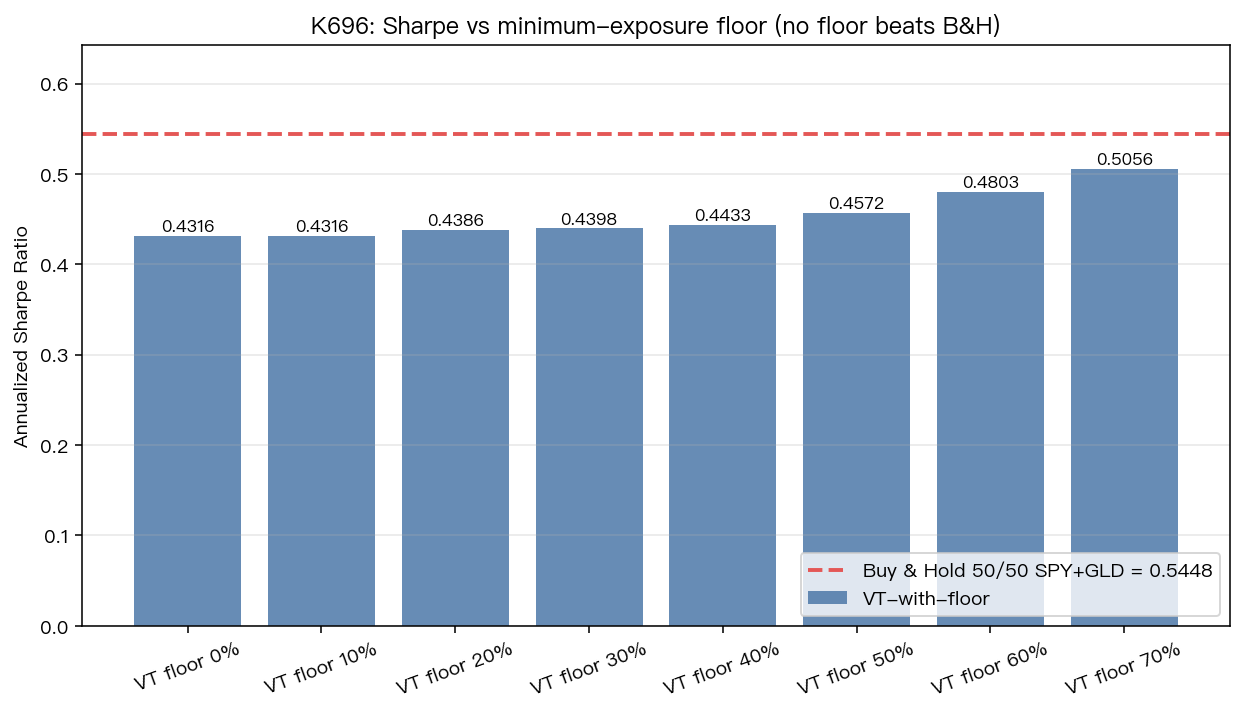

Recreate this plot in Python.
"""Generate K696 article PNGs from k696_results.json."""
import json
from pathlib import Path
import matplotlib.pyplot as plt
import matplotlib
matplotlib.rcParams['axes.unicode_minus'] = False

ROOT = Path(__file__).resolve().parent
results = json.loads((ROOT / "k696_results.json").read_text())

sweep = results["floor_sweep_results"]
floors = [0, 10, 20, 30, 40, 50, 60, 70]
sharpe_vals = [sweep[f"floor_{f}"]["sharpe"] for f in floors]
bh_sharpe = sweep["bh_5050"]["sharpe"]
cagr_vals = [sweep[f"floor_{f}"]["cagr"] * 100 for f in floors]
bh_cagr = sweep["bh_5050"]["cagr"] * 100
mdd_vals = [sweep[f"floor_{f}"]["mdd"] * 100 for f in floors]
bh_mdd = sweep["bh_5050"]["mdd"] * 100

# Figure 1: Sharpe by floor with B&H reference line
fig, ax = plt.subplots(figsize=(9, 5.2))
labels = [f"VT floor {f}%" for f in floors]
bars = ax.bar(labels, sharpe_vals, color="#4C78A8", alpha=0.85, label="VT-with-floor")
ax.axhline(bh_sharpe, color="#E45756", linestyle="--", linewidth=2,
           label=f"Buy & Hold 50/50 SPY+GLD = {bh_sharpe:.4f}")
for bar, val in zip(bars, sharpe_vals):
    ax.text(bar.get_x() + bar.get_width() / 2, val + 0.005,
            f"{val:.4f}", ha="center", fontsize=9)
ax.set_ylabel("Annualized Sharpe Ratio")
ax.set_title("K696: Sharpe vs minimum-exposure floor (no floor beats B&H)")
ax.set_ylim(0, max(bh_sharpe, max(sharpe_vals)) * 1.18)
ax.legend(loc="lower right")
ax.grid(axis="y", alpha=0.3)
plt.xticks(rotation=20)
plt.tight_layout()
plt.savefig(ROOT / "k696_floor_sharpe.png", dpi=140, bbox_inches="tight")
plt.close()

# Figure 2: Sharpe gap (VT - B&H) — all negative
fig, ax = plt.subplots(figsize=(9, 5.2))
gaps = [s - bh_sharpe for s in sharpe_vals]
ax.plot(floors, gaps, marker="o", linewidth=2.2, color="#54A24B",
        markersize=8, label="Sharpe(VT-floor) − Sharpe(B&H)")
ax.axhline(0, color="black", linewidth=1)
ax.fill_between(floors, gaps, 0, alpha=0.18, color="#54A24B")
for x, y in zip(floors, gaps):
    ax.text(x, y - 0.005, f"{y:+.4f}", ha="center", fontsize=8.5)
ax.set_xlabel("Minimum exposure floor (%)")
ax.set_ylabel("Sharpe gap vs Buy & Hold")
ax.set_title("K696: every floor leaves a Sharpe deficit vs B&H (gap closes but never crosses zero)")
ax.grid(alpha=0.3)
ax.legend()
plt.tight_layout()
plt.savefig(ROOT / "k696_sharpe_gap.png", dpi=140, bbox_inches="tight")
plt.close()

# Figure 3: Crisis-period drawdown comparison (B&H vs floor 0/40/60)
crisis = results["crisis_period_analysis"]
crises_dd = ["GFC (2008-09 to 2009-03)", "COVID Crash (2020-02 to 2020-04)",
             "2022 Bear (2022-01 to 2022-10)"]
labels_short = ["GFC 2008-09", "COVID 2020", "2022 Bear"]
bh_dd = [crisis[c]["BH"] for c in crises_dd]
f0_dd = [crisis[c]["floor_0"] for c in crises_dd]
f40_dd = [crisis[c]["floor_40"] for c in crises_dd]
f60_dd = [crisis[c]["floor_60"] for c in crises_dd]

import numpy as np
x = np.arange(len(labels_short))
w = 0.2
fig, ax = plt.subplots(figsize=(9, 5.2))
ax.bar(x - 1.5 * w, bh_dd, w, color="#E45756", label="Buy & Hold")
ax.bar(x - 0.5 * w, f0_dd, w, color="#4C78A8", label="VT floor 0%")
ax.bar(x + 0.5 * w, f40_dd, w, color="#72B7B2", label="VT floor 40%")
ax.bar(x + 1.5 * w, f60_dd, w, color="#F58518", label="VT floor 60%")
for i, (b, f0, f4, f6) in enumerate(zip(bh_dd, f0_dd, f40_dd, f60_dd)):
    for j, v in enumerate([b, f0, f4, f6]):
        ax.text(i + (j - 1.5) * w, v - 0.6, f"{v:.1f}%",
                ha="center", fontsize=8)
ax.axhline(0, color="black", linewidth=0.7)
ax.set_xticks(x)
ax.set_xticklabels(labels_short)
ax.set_ylabel("Crisis-period return (%)")
ax.set_title("K696: VT-with-floor cuts crisis losses dramatically, regardless of floor level")
ax.legend()
ax.grid(axis="y", alpha=0.3)
plt.tight_layout()
plt.savefig(ROOT / "k696_crisis_dd.png", dpi=140, bbox_inches="tight")
plt.close()

print("OK: 3 PNGs written to", ROOT)
print(f"BH Sharpe={bh_sharpe:.4f}, best floor 70%={sharpe_vals[-1]:.4f}, gap={sharpe_vals[-1]-bh_sharpe:+.4f}")
